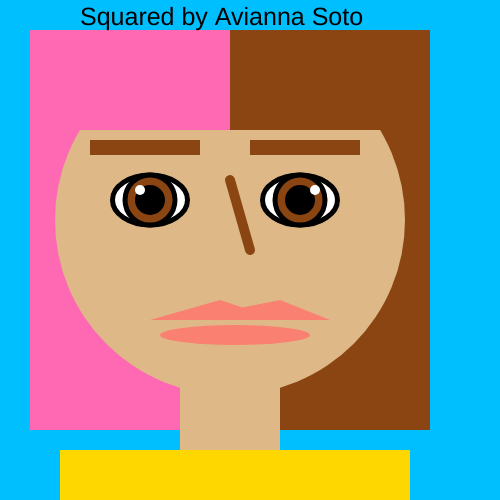
Frame 1 (no input)
Frame 60 (no input): identical to frame 1, image omitted
Frame 120 (the mouse pressed at the canvas centre since frame 60): identical to frame 1, image omitted

The p5.js sketch that drew this single still picture (run headless with seeded random() and noise() and a simulated clock; from frame 60 on, the mouse is pressed at the canvas centre):

// p5.js sketch
// ── sketch.js
function setup()
{
    createCanvas(500,500);
}
function draw()
{
    background(220)
    ;background('deepskyblue');

// hair
  noStroke();
  let f = color('hotpink');
  fill(f);
  rect(30, 30, 250, 400);
  let a = color('saddlebrown');
  fill(a);
  rect(230, 30, 200, 400);

// head
    noStroke();
    let d = color('burlywood');
    fill(d);
    circle(230,220,350);
    square(180, 350, 100);

// eyes
    stroke(1);
    strokeWeight(5);
    let c = color('white');
    fill(c);
    ellipse(150, 200, 75, 50);
    ellipse(300, 200, 75, 50);
    stroke(1);
    strokeWeight(5);
    fill(a);
    circle(150,200,50);
    circle(300,200,50);
    noStroke();
    let b = color('black');
    fill(b);
    circle(150,200,30);
    circle(300,200,30);
    stroke(1);
    strokeWeight(10);
    stroke('c');
    point(140, 190);
    point(315, 190);

  // eyebrows
    noStroke();
    fill(a);
    rect(90, 140, 110, 15);
    rect(250, 140, 110, 15);

// nose
  stroke(a);
  line(250, 250, 230, 180);

// mouth
  noStroke();
  let e = color('salmon');
  fill(e);
  triangle(150, 320, 220, 300, 280, 320);
  triangle(180, 320, 280, 300, 330, 320);
  ellipse(235, 335, 150, 20);

// bangs
  fill(f);
  rect(30, 30, 250, 100);
  fill(a);
  rect(230, 30, 200, 100);

// shirt
  let g = color('gold');
  fill(g);
    rect(60, 450, 350, 180);

// title
  fill(b);
   textSize(25);
   text('Squared by Avianna Soto', 80, 25);
}

// ── sketch.html
<html>

    <head>
        <title>
            First p5.js page
        </title>
        <script src="https://cdnjs.cloudflare.com/ajax/libs/p5.js/1.1.9/p5.min.js"></script>
        <script src="sketch.js"></script>
    </head>
    <body>

    </body>
</html>
